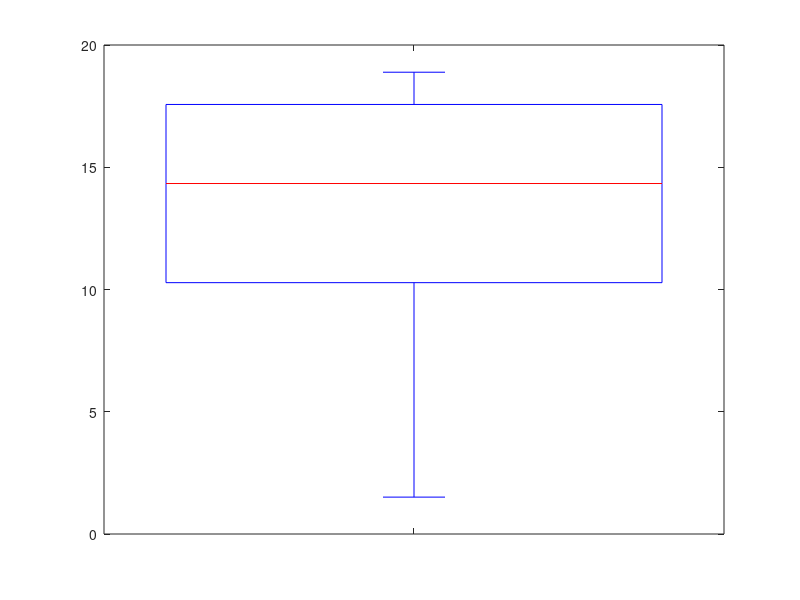
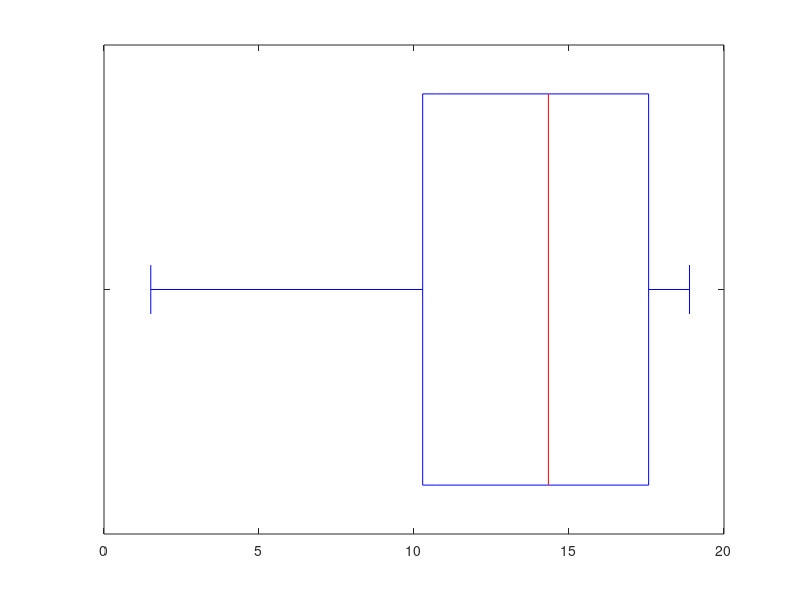

These charts were generated, in order, by the following MATLAB code:
N = 10;              % number of data points
data1 = 20*rand(N,1);
Mean = mean(data1)
Median = median(data1)
StdDev = std(data1)  % uses a division by (N-1)
Variance = StdDev^2
Variance2 = mean((data1-mean(data1)).^2)  % uses a division by N
Variance3 = sum((data1-mean(data1)).^2)/(N-1)

figure(1); Quartile1 = boxplot(data1)'   
           set(gca,'XTickLabel',{' '})    % remove labels on x axis
           c_axis = axis(); axis([0.5 1.5 c_axis(3:4)])

figure(2); boxplot(data1,0,'+',0)  % Octave
           %boxplot(data1,'orientation','horizontal')  % Matlab
           set(gca,'YTickLabel',{' '}) % remove labels on y axis
           c_axis = axis(); axis([c_axis(1:2),0.5 1.5])

Quartile2  = quantile(data1,[0 0.25 0.5 0.75 1])
Quantile10 = quantile(data1,0:0.1:1)

data2 = randi(10,[100,1]);
ModalValue = mode(data2)  % determine the value occuring most often
